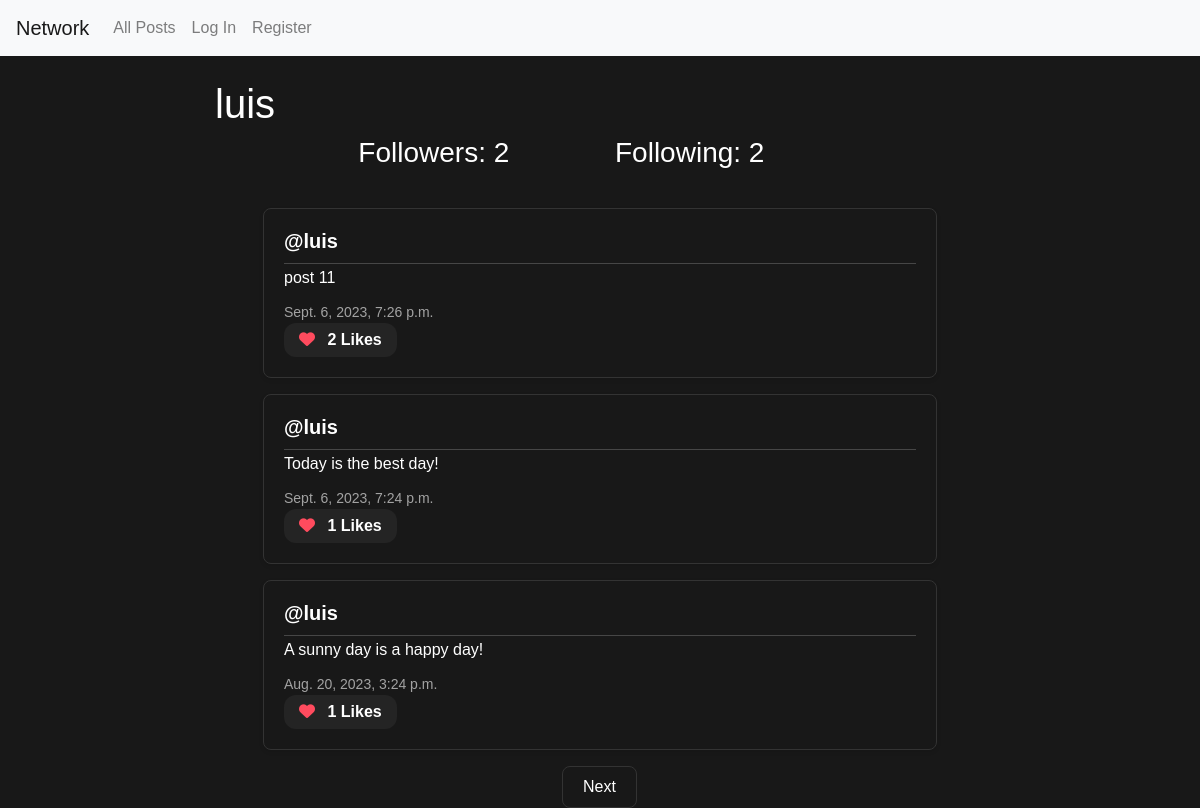
The app's page /profile/1 with its own data.
### network/models.py (models this page shows, shortened)
class User(AbstractUser):
    pass

class Post(models.Model):
    content = models.CharField(max_length=420)
    user = models.ForeignKey(User, on_delete=models.CASCADE, related_name="author")
    date = models.DateTimeField(auto_now_add=True)
    def total_likes(self):
        return self.post_like.count()

### network/views.py (the view)
# urls.py: path("profile/<int:user_id>", views.profile, name="profile"),
def profile(request, user_id):
    user = User.objects.get(pk=user_id)
    all_posts = Post.objects.filter(user=user).order_by("id").reverse()
    following = Follow.objects.filter(user=user)
    followed = Follow.objects.filter(user_followed=user)
    try:
        check_follow = followed.filter(user=User.objects.get(pk=request.user.id))
        if len(check_follow) != 0:
            is_following = True
        else:
            is_following = False
    except:
        is_following = False
    paginator = Paginator(all_posts, 3)
    page_number = request.GET.get('page')
    page_posted = paginator.get_page(page_number)
    all_likes = Like.objects.all()
    who_liked = []
    try:
        for like in all_likes:
            if like.user.id == request.user.id:
                who_liked.append(like.post.id)
    except:
        who_liked = []
    return render(request, "network/profile.html", {
        "all_posts" : all_posts,
        "page_posted": page_posted,
        "username":user.username,
        "following" : following,
        "followed" : followed,
        "is_following" : is_following,
        "user_profile" : user,
        "who_liked" : who_liked
    })

### network/templates/network/profile.html (shortened to what this page needs)
{% extends "network/layout.html" %}
{% block body %}
<div class="container mt-4">
    <h1> {{username}} </h1>
    <div class="container">
        <div class="row d-flex justify-content-center">
            <h3 class="col-4">Followers: {{ followed.count }} </h3>
            <h3 class="col-4">Following: {{following.count}} </h3>
        </div>
    </div>
    <div class="allPost">
        {% for post in page_posted %}
            <div class="post mx-5 my-3">
                <h5 class="username mb-1"><a href="{% url 'profile' user_id=post.user.id %}">@{{ post.user }}</a></h5>
                <h6 class="content" id="content_{{ post.id }}" mb-1">{{ post.content }}</h6>
                <p class="date mb-0">{{ post.date }}</p>
                <p class="likes-count mb-0"><i class="fas fa-heart"></i> <span id="like-count-{{ post.id }}" class="likes-number"> {{ post.total_likes }} Likes </span></p>
            </div>
        {% endfor %}
    </div>
    <nav aria-label="Page navigation" class="text-center">
        {% if page_posted.has_next %}
            <a class="page-link central-btn" href="?page={{ page_posted.next_page_number }}">Next</a>
        {% elif not page_posted.has_next and page_posted.number != 1 %}
            <a class="page-link central-btn" href="?page={{ page_posted.previous_page_number }}">Back</a>
        {% endif %}
    </nav>
</div>
{% endblock %}

### network/static/network/styles.css (style rules this page uses)
:root { --bg-color: #181818; --text-color: #FFF; --border-color: #333; --btn-bg-color: #007BFF; --btn-hover-color: #0056b3; --shadow-color: rgba(0, 0, 0, 0.1); --divider-color: rgba(255, 255, 255, 0.2); }
body { background-color: var(--bg-color); font-family: Arial, sans-serif; color: var(--text-color); margin: 0; padding: 0; }
.container { max-width: 800px; margin: 0 auto; }
.allPost { margin-top: 30px; }
.post { border: 1px solid var(--border-color); border-radius: 8px; background-color: var(--bg-color); padding: 20px; margin-bottom: 25px; box-shadow: 0 2px 4px var(--shadow-color); }
.username { font-weight: bold; margin-bottom: 5px; border-bottom: 1px solid var(--divider-color); padding-bottom: 10px; }
.content { font-size: 16px; margin-bottom: 15px; color: var(--text-color); }
.date { font-size: 14px; color: rgba(255, 255, 255, 0.6); }
.central-btn { display: inline-block; padding: 10px 20px; border-radius: 8px; color: var(--text-color); background-color: var(--bg-color); border: 1px solid var(--border-color); transition: background-color 0.2s ease; }
.username a { text-decoration: none; color: inherit; transition: transform 0.3s ease, text-decoration 0.3s ease; }
.likes-count { background-color: rgba(255, 255, 255, 0.05); padding: 5px 15px; border-radius: 12px; display: inline-block; font-weight: 500; transition: transform 0.3s ease, background-color 0.2s ease; }
.likes-count .fas.fa-heart { color: #ff4b5e; margin-right: 8px; }
.likes-number { color: var(--text-color); font-weight: 600; }

### records on screen
User: username "luis"
Post: user "luis", content "post 11", date "Sept. 6, 2023, 7:26 p.m.", total_likes "2"
Post: user "luis", content "Today is the best day!", date "Sept. 6, 2023, 7:24 p.m.", total_likes "1"
Post: user "luis", content "A sunny day is a happy day!", date "Aug. 20, 2023, 3:24 p.m.", total_likes "1"

### other values on screen
{{ followed.count }} "2"
{{ following.count }} "2"
